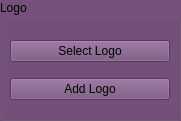
      <widget class="QGroupBox" name="Logo">
       <property name="geometry">
        <rect>
         <x>260</x>
         <y>30</y>
         <width>181</width>
         <height>121</height>
        </rect>
       </property>
       <property name="palette">
        <palette>
         <active>
          <colorrole role="WindowText">
           <brush brushstyle="SolidPattern">
            <color alpha="255">
             <red>0</red>
             <green>0</green>
             <blue>0</blue>
            </color>
           </brush>
          </colorrole>
          <colorrole role="Button">
           <brush brushstyle="SolidPattern">
            <color alpha="255">
             <red>117</red>
             <green>80</green>
             <blue>123</blue>
            </color>
           </brush>
          </colorrole>
          <colorrole role="Light">
           <brush brushstyle="SolidPattern">
            <color alpha="255">
             <red>176</red>
             <green>120</green>
             <blue>185</blue>
            </color>
           </brush>
          </colorrole>
          <colorrole role="Midlight">
           <brush brushstyle="SolidPattern">
            <color alpha="255">
             <red>146</red>
             <green>100</green>
             <blue>154</blue>
            </color>
           </brush>
          </colorrole>
          <colorrole role="Dark">
           <brush brushstyle="SolidPattern">
            <color alpha="255">
             <red>58</red>
             <green>40</green>
             <blue>61</blue>
            </color>
           </brush>
          </colorrole>
          <colorrole role="Mid">
           <brush brushstyle="SolidPattern">
            <color alpha="255">
             <red>78</red>
             <green>53</green>
             <blue>82</blue>
            </color>
           </brush>
          </colorrole>
          <colorrole role="Text">
           <brush brushstyle="SolidPattern">
            <color alpha="255">
             <red>0</red>
             <green>0</green>
             <blue>0</blue>
            </color>
           </brush>
          </colorrole>
          <colorrole role="BrightText">
           <brush brushstyle="SolidPattern">
            <color alpha="255">
             <red>0</red>
             <green>0</green>
             <blue>0</blue>
            </color>
           </brush>
          </colorrole>
          <colorrole role="ButtonText">
           <brush brushstyle="SolidPattern">
            <color alpha="255">
             <red>0</red>
             <green>0</green>
             <blue>0</blue>
            </color>
           </brush>
          </colorrole>
          <colorrole role="Base">
           <brush brushstyle="SolidPattern">
            <color alpha="255">
             <red>173</red>
             <green>127</green>
             <blue>168</blue>
            </color>
           </brush>
          </colorrole>
          <colorrole role="Window">
           <brush brushstyle="SolidPattern">
            <color alpha="255">
             <red>117</red>
             <green>80</green>
             <blue>123</blue>
            </color>
           </brush>
          </colorrole>
          <colorrole role="Shadow">
           <brush brushstyle="SolidPattern">
            <color alpha="255">
             <red>0</red>
             <green>0</green>
             <blue>0</blue>
            </color>
           </brush>
          </colorrole>
          <colorrole role="AlternateBase">
           <brush brushstyle="SolidPattern">
            <color alpha="255">
             <red>58</red>
             <green>40</green>
             <blue>61</blue>
            </color>
           </brush>
          </colorrole>
          <colorrole role="ToolTipBase">
           <brush brushstyle="SolidPattern">
            <color alpha="255">
             <red>255</red>
             <green>255</green>
             <blue>220</blue>
            </color>
           </brush>
          </colorrole>
          <colorrole role="ToolTipText">
           <brush brushstyle="SolidPattern">
            <color alpha="255">
             <red>0</red>
             <green>0</green>
             <blue>0</blue>
            </color>
           </brush>
          </colorrole>
         </active>
         <inactive>
          <colorrole role="WindowText">
           <brush brushstyle="SolidPattern">
            <color alpha="255">
             <red>0</red>
             <green>0</green>
             <blue>0</blue>
            </color>
           </brush>
          </colorrole>
          <colorrole role="Button">
           <brush brushstyle="SolidPattern">
            <color alpha="255">
             <red>117</red>
             <green>80</green>
             <blue>123</blue>
            </color>
           </brush>
          </colorrole>
          <colorrole role="Light">
           <brush brushstyle="SolidPattern">
            <color alpha="255">
             <red>176</red>
             <green>120</green>
             <blue>185</blue>
            </color>
           </brush>
          </colorrole>
          <colorrole role="Midlight">
           <brush brushstyle="SolidPattern">
            <color alpha="255">
             <red>146</red>
             <green>100</green>
             <blue>154</blue>
            </color>
           </brush>
          </colorrole>
          <colorrole role="Dark">
           <brush brushstyle="SolidPattern">
            <color alpha="255">
             <red>58</red>
             <green>40</green>
             <blue>61</blue>
            </color>
           </brush>
          </colorrole>
          <colorrole role="Mid">
           <brush brushstyle="SolidPattern">
            <color alpha="255">
             <red>78</red>
             <green>53</green>
             <blue>82</blue>
            </color>
           </brush>
          </colorrole>
          <colorrole role="Text">
           <brush brushstyle="SolidPattern">
            <color alpha="255">
             <red>0</red>
             <green>0</green>
             <blue>0</blue>
            </color>
           </brush>
          </colorrole>
          <colorrole role="BrightText">
           <brush brushstyle="SolidPattern">
            <color alpha="255">
             <red>0</red>
             <green>0</green>
             <blue>0</blue>
            </color>
           </brush>
          </colorrole>
          <colorrole role="ButtonText">
           <brush brushstyle="SolidPattern">
            <color alpha="255">
             <red>0</red>
             <green>0</green>
             <blue>0</blue>
            </color>
           </brush>
          </colorrole>
          <colorrole role="Base">
           <brush brushstyle="SolidPattern">
            <color alpha="255">
             <red>173</red>
             <green>127</green>
             <blue>168</blue>
            </color>
           </brush>
          </colorrole>
          <colorrole role="Window">
           <brush brushstyle="SolidPattern">
            <color alpha="255">
             <red>117</red>
             <green>80</green>
             <blue>123</blue>
            </color>
           </brush>
          </colorrole>
          <colorrole role="Shadow">
           <brush brushstyle="SolidPattern">
            <color alpha="255">
             <red>0</red>
             <green>0</green>
             <blue>0</blue>
            </color>
           </brush>
          </colorrole>
          <colorrole role="AlternateBase">
           <brush brushstyle="SolidPattern">
            <color alpha="255">
             <red>58</red>
             <green>40</green>
             <blue>61</blue>
            </color>
           </brush>
          </colorrole>
          <colorrole role="ToolTipBase">
           <brush brushstyle="SolidPattern">
            <color alpha="255">
             <red>255</red>
             <green>255</green>
             <blue>220</blue>
            </color>
           </brush>
          </colorrole>
          <colorrole role="ToolTipText">
           <brush brushstyle="SolidPattern">
            <color alpha="255">
             <red>0</red>
             <green>0</green>
             <blue>0</blue>
            </color>
           </brush>
          </colorrole>
         </inactive>
         <disabled>
          <colorrole role="WindowText">
           <brush brushstyle="SolidPattern">
            <color alpha="255">
             <red>58</red>
             <green>40</green>
             <blue>61</blue>
            </color>
           </brush>
          </colorrole>
          <colorrole role="Button">
           <brush brushstyle="SolidPattern">
            <color alpha="255">
             <red>117</red>
             <green>80</green>
             <blue>123</blue>
            </color>
           </brush>
          </colorrole>
          <colorrole role="Light">
           <brush brushstyle="SolidPattern">
            <color alpha="255">
             <red>176</red>
             <green>120</green>
             <blue>185</blue>
            </color>
           </brush>
          </colorrole>
          <colorrole role="Midlight">
           <brush brushstyle="SolidPattern">
            <color alpha="255">
             <red>146</red>
             <green>100</green>
             <blue>154</blue>
            </color>
           </brush>
          </colorrole>
          <colorrole role="Dark">
           <brush brushstyle="SolidPattern">
            <color alpha="255">
             <red>58</red>
             <green>40</green>
             <blue>61</blue>
            </color>
           </brush>
          </colorrole>
          <colorrole role="Mid">
           <brush brushstyle="SolidPattern">
            <color alpha="255">
             <red>78</red>
             <green>53</green>
             <blue>82</blue>
            </color>
           </brush>
          </colorrole>
          <colorrole role="Text">
           <brush brushstyle="SolidPattern">
            <color alpha="255">
             <red>58</red>
             <green>40</green>
             <blue>61</blue>
            </color>
           </brush>
          </colorrole>
          <colorrole role="BrightText">
           <brush brushstyle="SolidPattern">
            <color alpha="255">
             <red>0</red>
             <green>0</green>
             <blue>0</blue>
            </color>
           </brush>
          </colorrole>
          <colorrole role="ButtonText">
           <brush brushstyle="SolidPattern">
            <color alpha="255">
             <red>58</red>
             <green>40</green>
             <blue>61</blue>
            </color>
           </brush>
          </colorrole>
          <colorrole role="Base">
           <brush brushstyle="SolidPattern">
            <color alpha="255">
             <red>117</red>
             <green>80</green>
             <blue>123</blue>
            </color>
           </brush>
          </colorrole>
          <colorrole role="Window">
           <brush brushstyle="SolidPattern">
            <color alpha="255">
             <red>117</red>
             <green>80</green>
             <blue>123</blue>
            </color>
           </brush>
          </colorrole>
          <colorrole role="Shadow">
           <brush brushstyle="SolidPattern">
            <color alpha="255">
             <red>0</red>
             <green>0</green>
             <blue>0</blue>
            </color>
           </brush>
          </colorrole>
          <colorrole role="AlternateBase">
           <brush brushstyle="SolidPattern">
            <color alpha="255">
             <red>117</red>
             <green>80</green>
             <blue>123</blue>
            </color>
           </brush>
          </colorrole>
          <colorrole role="ToolTipBase">
           <brush brushstyle="SolidPattern">
            <color alpha="255">
             <red>255</red>
             <green>255</green>
             <blue>220</blue>
            </color>
           </brush>
          </colorrole>
          <colorrole role="ToolTipText">
           <brush brushstyle="SolidPattern">
            <color alpha="255">
             <red>0</red>
             <green>0</green>
             <blue>0</blue>
            </color>
           </brush>
          </colorrole>
         </disabled>
        </palette>
       </property>
       <property name="title">
        <string>Logo</string>
       </property>
       <widget class="QWidget" name="verticalLayoutWidget_2">
        <property name="geometry">
         <rect>
          <x>10</x>
          <y>30</y>
          <width>160</width>
          <height>81</height>
         </rect>
        </property>
        <layout class="QVBoxLayout" name="verticalLayout_2">
         <item>
          <widget class="QPushButton" name="SelectLogoButton">
           <property name="text">
            <string>Select Logo</string>
           </property>
          </widget>
         </item>
         <item>
          <widget class="QPushButton" name="AddLogoButton">
           <property name="text">
            <string>Add Logo</string>
           </property>
          </widget>
         </item>
        </layout>
       </widget>
      </widget>
